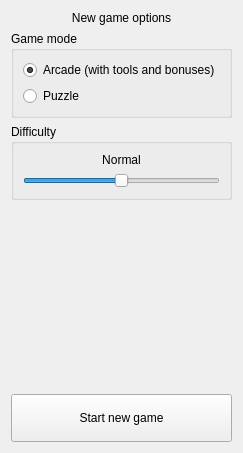
  <widget class="QWidget" name="page_5">
   <layout class="QGridLayout" name="gridLayout_3">
    <item row="0" column="0">
     <widget class="QLabel" name="label_7">
      <property name="text">
       <string>New game options</string>
      </property>
      <property name="alignment">
       <set>Qt::AlignCenter</set>
      </property>
     </widget>
    </item>
    <item row="1" column="0">
     <widget class="QGroupBox" name="groupBox_5">
      <property name="title">
       <string>Game mode</string>
      </property>
      <layout class="QGridLayout" name="gridLayout">
       <item row="0" column="0">
        <widget class="QRadioButton" name="rbArcade">
         <property name="text">
          <string>Arcade (with tools and bonuses)</string>
         </property>
         <property name="checked">
          <bool>true</bool>
         </property>
        </widget>
       </item>
       <item row="1" column="0">
        <widget class="QRadioButton" name="rbPuzzle">
         <property name="text">
          <string>Puzzle</string>
         </property>
        </widget>
       </item>
      </layout>
     </widget>
    </item>
    <item row="2" column="0">
     <widget class="QGroupBox" name="groupBox_6">
      <property name="title">
       <string>Difficulty</string>
      </property>
      <layout class="QGridLayout" name="gridLayout_2">
       <item row="0" column="0">
        <widget class="QLabel" name="labelDiff">
         <property name="text">
          <string>Normal</string>
         </property>
         <property name="alignment">
          <set>Qt::AlignCenter</set>
         </property>
        </widget>
       </item>
       <item row="1" column="0">
        <widget class="QSlider" name="sliDifficulty">
         <property name="minimum">
          <number>1</number>
         </property>
         <property name="maximum">
          <number>3</number>
         </property>
         <property name="pageStep">
          <number>1</number>
         </property>
         <property name="value">
          <number>2</number>
         </property>
         <property name="orientation">
          <enum>Qt::Horizontal</enum>
         </property>
        </widget>
       </item>
      </layout>
     </widget>
    </item>
    <item row="3" column="0">
     <spacer name="verticalSpacer_2">
      <property name="orientation">
       <enum>Qt::Vertical</enum>
      </property>
      <property name="sizeHint" stdset="0">
       <size>
        <width>20</width>
        <height>188</height>
       </size>
      </property>
     </spacer>
    </item>
    <item row="4" column="0">
     <widget class="QPushButton" name="bGameStart">
      <property name="sizePolicy">
       <sizepolicy hsizetype="Expanding" vsizetype="Fixed">
        <horstretch>0</horstretch>
        <verstretch>0</verstretch>
       </sizepolicy>
      </property>
      <property name="minimumSize">
       <size>
        <width>0</width>
        <height>48</height>
       </size>
      </property>
      <property name="maximumSize">
       <size>
        <width>16777215</width>
        <height>65</height>
       </size>
      </property>
      <property name="cursor">
       <cursorShape>PointingHandCursor</cursorShape>
      </property>
      <property name="text">
       <string>Start new game</string>
      </property>
     </widget>
    </item>
   </layout>
  </widget>
